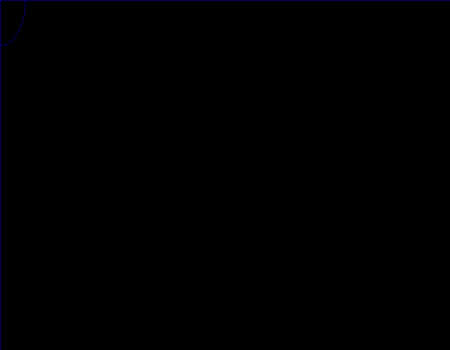
Frame 1 (no input)
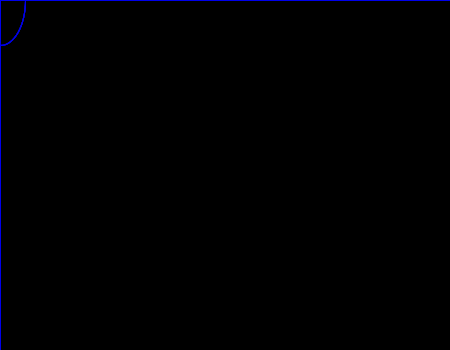
Frame 60 (the mouse pressed at the canvas centre just before this capture)
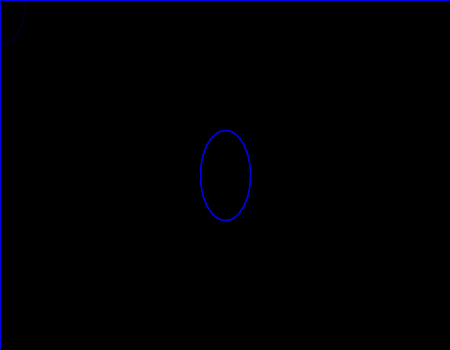
Frame 120 (the mouse held since frame 60 and released just before this capture)

The Processing sketch that drew these frames (run headless with seeded random() and noise(); from frame 60 on, the mouse is pressed at the canvas centre):

// Processing sketch: NB
// ── NB.pde
void setup() {
  size(450, 350);
  background(0);
  smooth();
  stroke(0, 0, 250, 90);
  noFill();
}
void draw() {
  fill(0, 9);
  rect(0, 0, width, height);
  noFill();
  ellipse(mouseX, mouseY, 50, 90);
}
